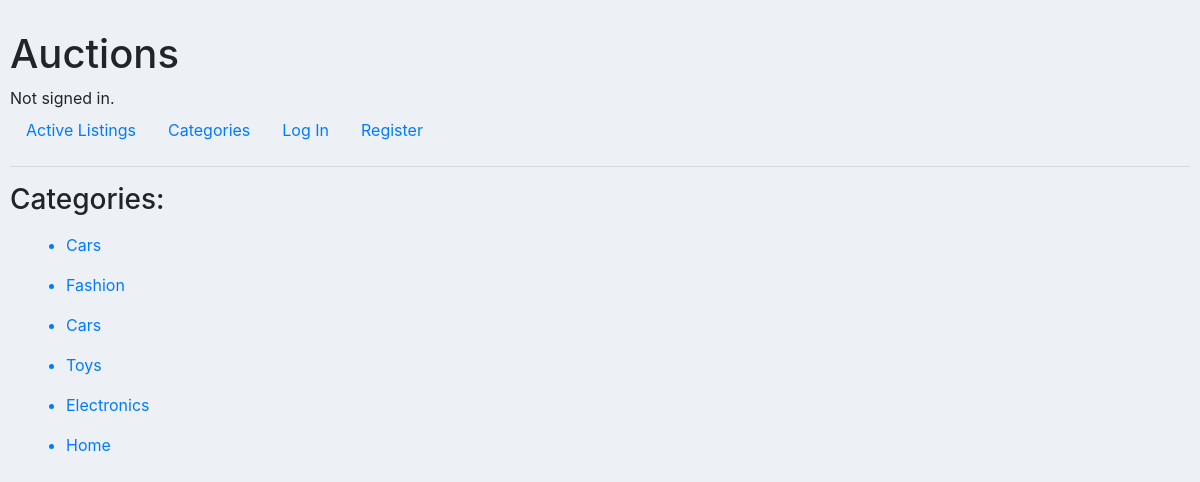
The page /category on the database its author committed.
### auctions/models.py (models this page shows)
class Category(models.Model):
    category = models.CharField(max_length=64)
    def __str__(self):
        return self.category

### auctions/views.py (the view)
# urls.py: path("category", views.category, name="category"),
def category(request):
    return render(request, "auctions/category.html", {
        "categories": Category.objects.all()
        })

### auctions/templates/auctions/category.html
{% extends "auctions/layout.html" %}
{% block body %}
    <h3>Categories:</h3>
    <ul>
        {% for category in categories %}
        <a class="nav-link" href="{% url 'category_list' id=category.id %}"><li> {{ category }} </li></a>
        {% endfor %}
    </ul>
{% endblock %}

### auctions/static/auctions/styles.css (style rules this page uses)
body { padding: 10px; background-color: #edf1f5; margin-top:20px; }

### rows shown on the page
Category: category "Cars"
Category: category "Fashion"
Category: category "Cars"
Category: category "Toys"
Category: category "Electronics"
Category: category "Home"
